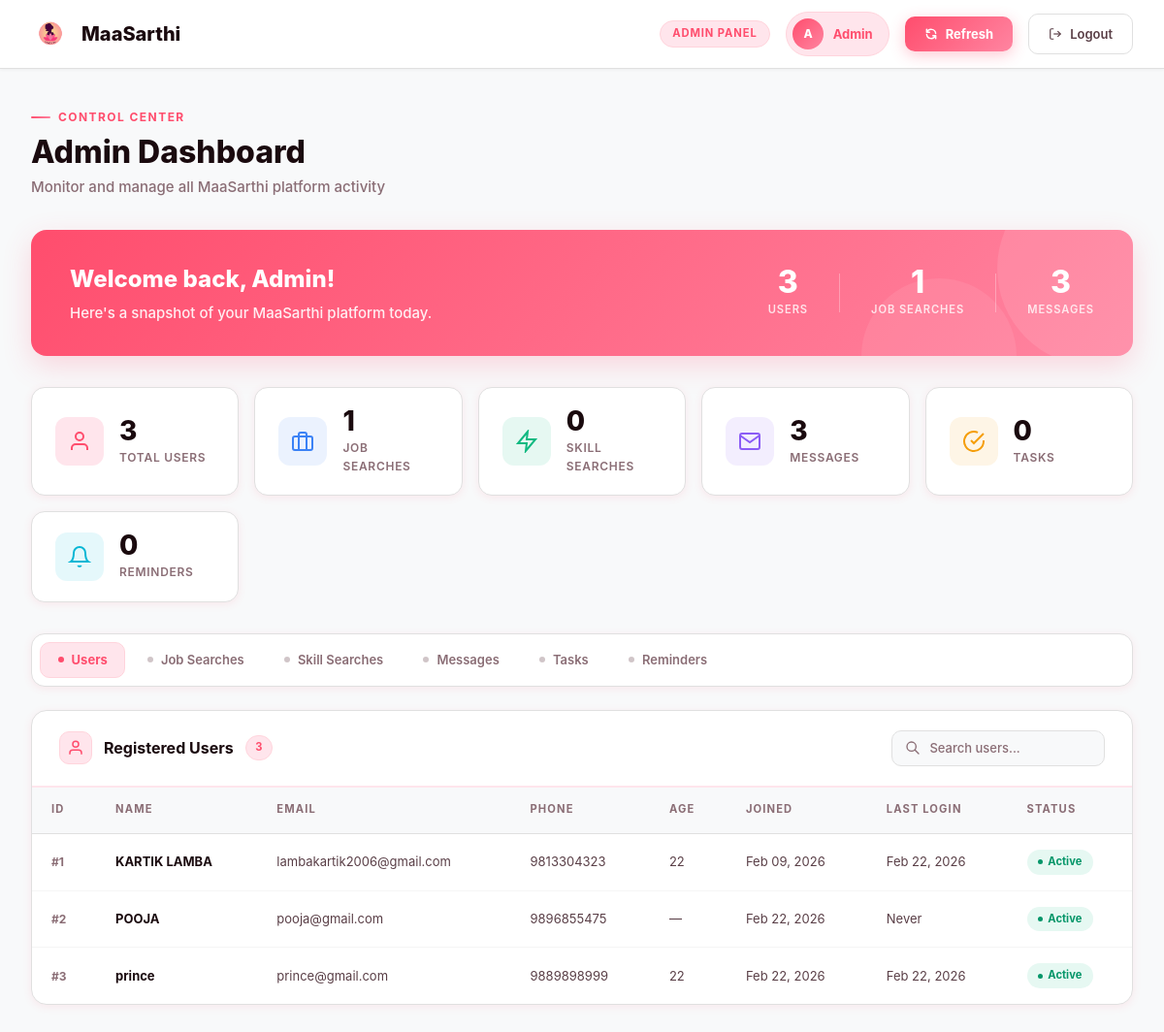
Before: /admin (signed in) with the older database file.
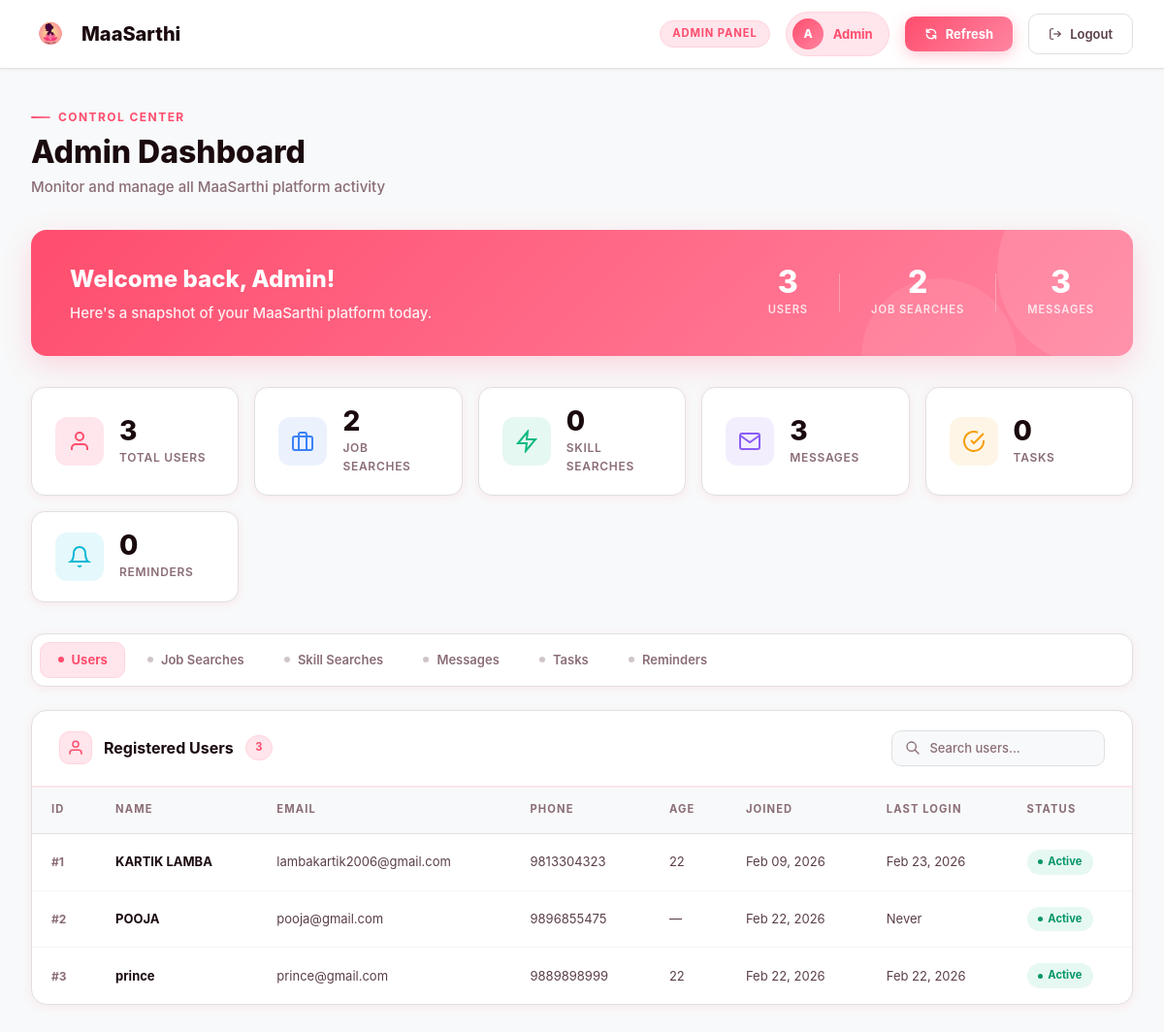
After: the same page with the newer database file.
### app.py (models this page shows, shortened)
class User(db.Model):
    __tablename__ = 'users'
    id = db.Column(db.Integer, primary_key=True, autoincrement=True)
    name = db.Column(db.String(100), nullable=False)
    email = db.Column(db.String(254), unique=True, nullable=False, index=True)
    phone = db.Column(db.String(15), nullable=False)
    password_hash = db.Column(db.String(64), nullable=False)
    salt = db.Column(db.String(64), nullable=False)
    created_at = db.Column(db.DateTime, default=datetime.now)
    last_login = db.Column(db.DateTime, nullable=True)
    is_active = db.Column(db.Boolean, default=True)
    is_verified = db.Column(db.Boolean, default=False)
    tasks = db.relationship('Task', backref='user', lazy=True, cascade='all, delete-orphan')
    reminders = db.relationship('Reminder', backref='user', lazy=True, cascade='all, delete-orphan')

### app.py (the view)
@app.route('/admin')
def admin_dashboard():
    if not session.get('is_admin'):
        flash('Please login as admin to access the dashboard.', 'error')
        return redirect(url_for('admin_login'))
    users = User.query.all()
    user_profiles = UserProfile.query.all()
    job_searches = JobSearchHistory.query.order_by(JobSearchHistory.created_at.desc()).all()
    skill_searches = SkillSearchHistory.query.order_by(SkillSearchHistory.created_at.desc()).all()
    contact_messages = ContactMessage.query.order_by(ContactMessage.created_at.desc()).all()
    tasks = Task.query.order_by(Task.created_at.desc()).all()
    reminders = Reminder.query.order_by(Reminder.created_at.desc()).all()
    profiles_dict = {p.user_id: p for p in user_profiles}
    stats = {
        'users': len(users),
        'job_searches': len(job_searches),
        'skill_searches': len(skill_searches),
        'messages': len(contact_messages),
        'tasks': len(tasks),
        'reminders': len(reminders)
    }
    return render_template('admin.html',
        users=users,
        profiles_dict=profiles_dict,
        job_searches=job_searches,
        skill_searches=skill_searches,
        contact_messages=contact_messages,
        tasks=tasks,
        reminders=reminders,
        stats=stats
    )

### app.py (called while the page is built)
@app.after_request
def add_security_headers(response):
    response.headers['X-Frame-Options'] = 'SAMEORIGIN'
    response.headers['X-Content-Type-Options'] = 'nosniff'
    response.headers['X-XSS-Protection'] = '1; mode=block'
    response.headers['Referrer-Policy'] = 'strict-origin-when-cross-origin'
    if request.endpoint in ['login', 'signup', 'dashboard']:
        response.headers['Cache-Control'] = 'no-store, no-cache, must-revalidate, max-age=0'
        response.headers['Pragma'] = 'no-cache'
        response.headers['Expires'] = '0'
    return response

@app.before_request
def check_session_validity():
    public_routes = ['login', 'signup', 'index', 'home', 'static', 'contact', 'set_language']
    if request.endpoint in public_routes:
        return
    if 'login_time' in session:
        login_time = datetime.fromisoformat(session['login_time'])
        if datetime.now() - login_time > timedelta(hours=24):
            session.clear()
            return redirect('/login?error=Session+expired.+Please+login+again.')

### templates/admin.html (shortened to what the changed rows need)
<!DOCTYPE html>
<html lang="en">
<head>
</head>
<body>
<div class="main">
    <div class="page-header">
        <h1 class="page-title">Admin Dashboard</h1>
    </div>
    <div class="welcome-banner">
        <div class="banner-text">
            <h2>Welcome back, Admin!</h2>
        </div>
        <div class="banner-stats">
            <div class="banner-stat">
                <div class="banner-stat-val" id="bstat-jobs">{{ stats.job_searches if stats else 0 }}</div>
                <div class="banner-stat-lbl">Job Searches</div>
            </div>
        </div>
    </div>
    <div class="stats-grid">
        <div class="stat-card">
            <div class="stat-info">
                <div class="stat-val" id="sc-jobs">{{ stats.job_searches if stats else 0 }}</div>
                <div class="stat-lbl">Job Searches</div>
            </div>
        </div>
    </div>
    <div id="users" class="panel active">
        <div class="panel-card">
            {% if users %}
            <div class="table-scroll">
                <table id="users-table">
                    <thead><tr><th>ID</th><th>Name</th><th>Email</th><th>Phone</th><th>Age</th><th>Joined</th><th>Last Login</th><th>Status</th></tr></thead>
                    <tbody>
                    {% for user in users %}
                    <tr>
                        <td class="id-cell">#{{ user.id }}</td>
                        <td class="name-cell">{{ user.name }}</td>
                        <td>{{ user.email }}</td>
                        <td>{{ user.phone or '—' }}</td>
                        <td>{{ profiles_dict[user.id].age if profiles_dict.get(user.id) else '—' }}</td>
                        <td>{{ user.created_at.strftime('%b %d, %Y') if user.created_at else '—' }}</td>
                        <td>{{ user.last_login.strftime('%b %d, %Y') if user.last_login else 'Never' }}</td>
                        <td>{% if user.is_active %}<span class="badge badge-success">Active</span>{% else %}<span class="badge badge-warning">Inactive</span>{% endif %}</td>
                    </tr>
                    {% endfor %}
                    </tbody>
                </table>
            </div>
            {% endif %}
        </div>
    </div>
</div>
</body>
</html>

Changed rows visible on the page:
changed User "KARTIK LAMBA": last_login "Feb 22, 2026" → "Feb 23, 2026"
Other visible differences:
{{ stats.job_searches if stats else 0 }}: "1" → "2"
